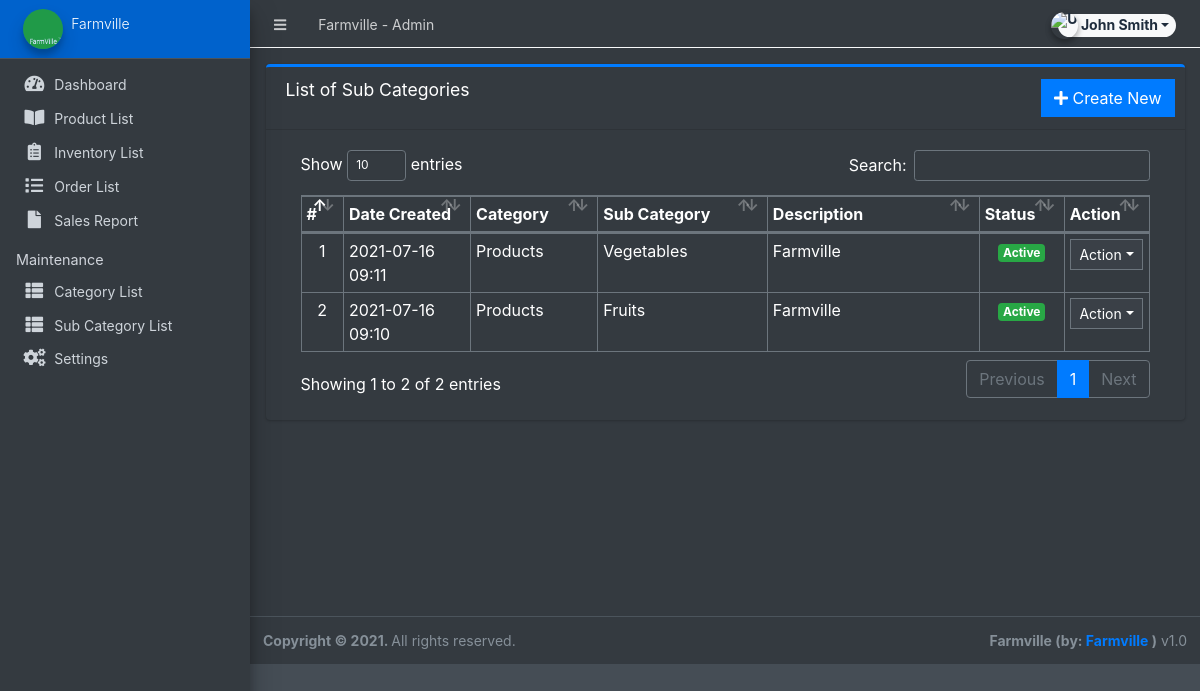
Page /admin/?page=maintenance/sub_category (signed in) on the committed database.
### tables this page shows
CREATE TABLE `sub_categories` (
  `id` int(30) NOT NULL,
  `parent_id` int(30) NOT NULL,
  `sub_category` varchar(250) NOT NULL,
  `description` text NOT NULL,
  `status` tinyint(1) NOT NULL DEFAULT 1,
  `date_created` datetime NOT NULL DEFAULT current_timestamp()
);

CREATE TABLE `categories` (
  `id` int(30) NOT NULL,
  `category` varchar(250) NOT NULL,
  `description` text DEFAULT NULL,
  `status` tinyint(1) NOT NULL DEFAULT 1,
  `date_created` datetime NOT NULL DEFAULT current_timestamp()
);

### admin/maintenance/sub_category.php (the view, shortened to what this page needs)
<div class="card card-outline card-primary">
	<div class="card-header">
		<h3 class="card-title">List of Sub Categories</h3>
		<div class="card-tools">
			<a href="?page=maintenance/manage_sub_category" class="btn btn-flat btn-primary"><span class="fas fa-plus"></span>  Create New</a>
		</div>
	</div>
	<div class="card-body">
		<div class="container-fluid">
        <div class="container-fluid">
			<table class="table table-bordered table-stripped">
				<colgroup>
					<col width="5%">
					<col width="15%">
					<col width="15%">
					<col width="20%">
					<col width="25%">
					<col width="10%">
					<col width="10%">
				</colgroup>
				<thead>
					<tr>
						<th>#</th>
						<th>Date Created</th>
						<th>Category</th>
						<th>Sub Category</th>
						<th>Description</th>
						<th>Status</th>
						<th>Action</th>
					</tr>
				</thead>
				<tbody>
					<?php
					$i = 1;
						$qry = $conn->query("SELECT s.*,c.category from `sub_categories` s inner join `categories` c on c.id = s.parent_id order by unix_timestamp(s.date_created) desc ");
						while($row = $qry->fetch_assoc()):
                            $row['description'] = strip_tags(stripslashes(html_entity_decode($row['description'])));
					?>
						<tr>
							<td class="text-center"><?php echo $i++; ?></td>
							<td><?php echo date("Y-m-d H:i",strtotime($row['date_created'])) ?></td>
							<td><?php echo $row['category'] ?></td>
							<td><?php echo $row['sub_category'] ?></td>
							<td ><p class="truncate-1 m-0"><?php echo $row['description'] ?></p></td>
							<td class="text-center">
                                <?php if($row['status'] == 1): ?>
                                    <span class="badge badge-success">Active</span>
                                <?php else: ?>
                                    <span class="badge badge-danger">Inactive</span>
                                <?php endif; ?>
                            </td>
							<td align="center">
								 <button type="button" class="btn btn-flat btn-default btn-sm dropdown-toggle dropdown-icon" data-toggle="dropdown">
				                  		Action
				                  </button>
							</td>
						</tr>
					<?php endwhile; ?>
				</tbody>
			</table>
		</div>
		</div>
	</div>
</div>

### rows in the picture
sub_categories: date_created "2021-07-16 09:11", categories.category "Products", sub_category "Vegetables", description "Farmville", status "Active"
sub_categories: date_created "2021-07-16 09:10", categories.category "Products", sub_category "Fruits", description "Farmville", status "Active"

### other values in the picture
$_settings->info('name') "Farmville"
$_settings->userdata('firstname').' '.$_settings->userdata('lastname') "John Smith"
$_settings->info('short_name') "Farmville"
